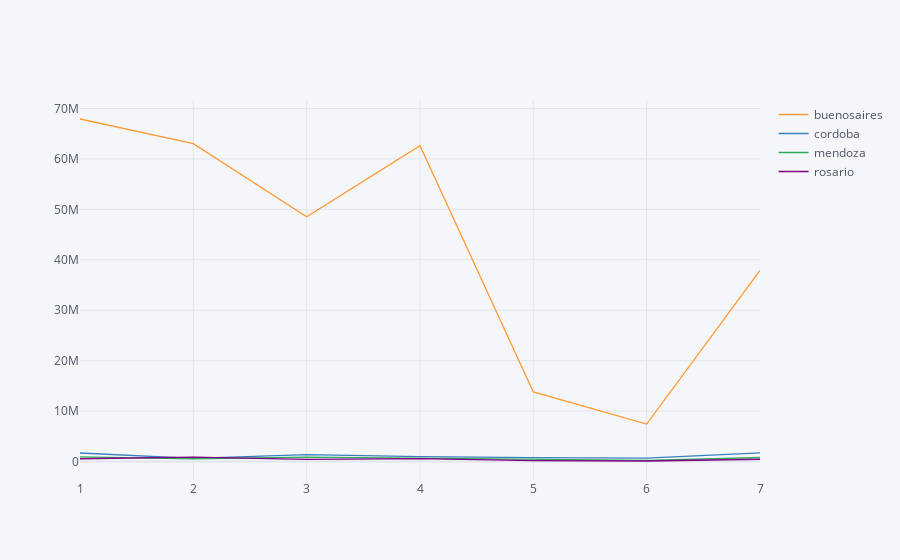

Notebook source saved alongside this figure:
### Code cell
i = 8+7
ar.query(f'day in ({list(range(i, i+7))})')\
    .pivot_table(columns='region_slug', index='dow', values='observed').iplot()

### Figure 1 — Plotly figure (JSON) as saved in the notebook; plotly's stock layout.template omitted (floating-point values rounded to 4 significant figures)
{"data": [{"line": {"color": "rgba(255, 153, 51, 1.0)", "dash": "solid", "shape": "linear", "width": 1.3}, "mode": "lines", "name": "buenosaires", "text": "", "type": "scatter", "x": [1, 2, 3, 4, 5, 6, 7], "y": [67921940, 63025980, 48524096, 62641030, 13807030, 7440252, 37884190]}, {"line": {"color": "rgba(55, 128, 191, 1.0)", "dash": "solid", "shape": "linear", "width": 1.3}, "mode": "lines", "name": "cordoba", "text": "", "type": "scatter", "x": [1, 2, 3, 4, 5, 6, 7], "y": [1696840, 631282, 1390271, 984402, 797922, 699623, 1728602]}, {"line": {"color": "rgba(50, 171, 96, 1.0)", "dash": "solid", "shape": "linear", "width": 1.3}, "mode": "lines", "name": "mendoza", "text": "", "type": "scatter", "x": [1, 2, 3, 4, 5, 6, 7], "y": [916028, 543802, 890262, 668334, 400407, 243310, 805209]}, {"line": {"color": "rgba(128, 0, 128, 1.0)", "dash": "solid", "shape": "linear", "width": 1.3}, "mode": "lines", "name": "rosario", "text": "", "type": "scatter", "x": [1, 2, 3, 4, 5, 6, 7], "y": [553179, 875858, 440875, 588995, 191771, 110128, 459285]}], "layout": {"legend": {"bgcolor": "#F5F6F9", "font": {"color": "#4D5663"}}, "paper_bgcolor": "#F5F6F9", "plot_bgcolor": "#F5F6F9", "title": {"font": {"color": "#4D5663"}}, "xaxis": {"gridcolor": "#E1E5ED", "showgrid": true, "tickfont": {"color": "#4D5663"}, "title": {"font": {"color": "#4D5663"}, "text": ""}, "zerolinecolor": "#E1E5ED"}, "yaxis": {"gridcolor": "#E1E5ED", "showgrid": true, "tickfont": {"color": "#4D5663"}, "title": {"font": {"color": "#4D5663"}, "text": ""}, "zerolinecolor": "#E1E5ED"}}}
